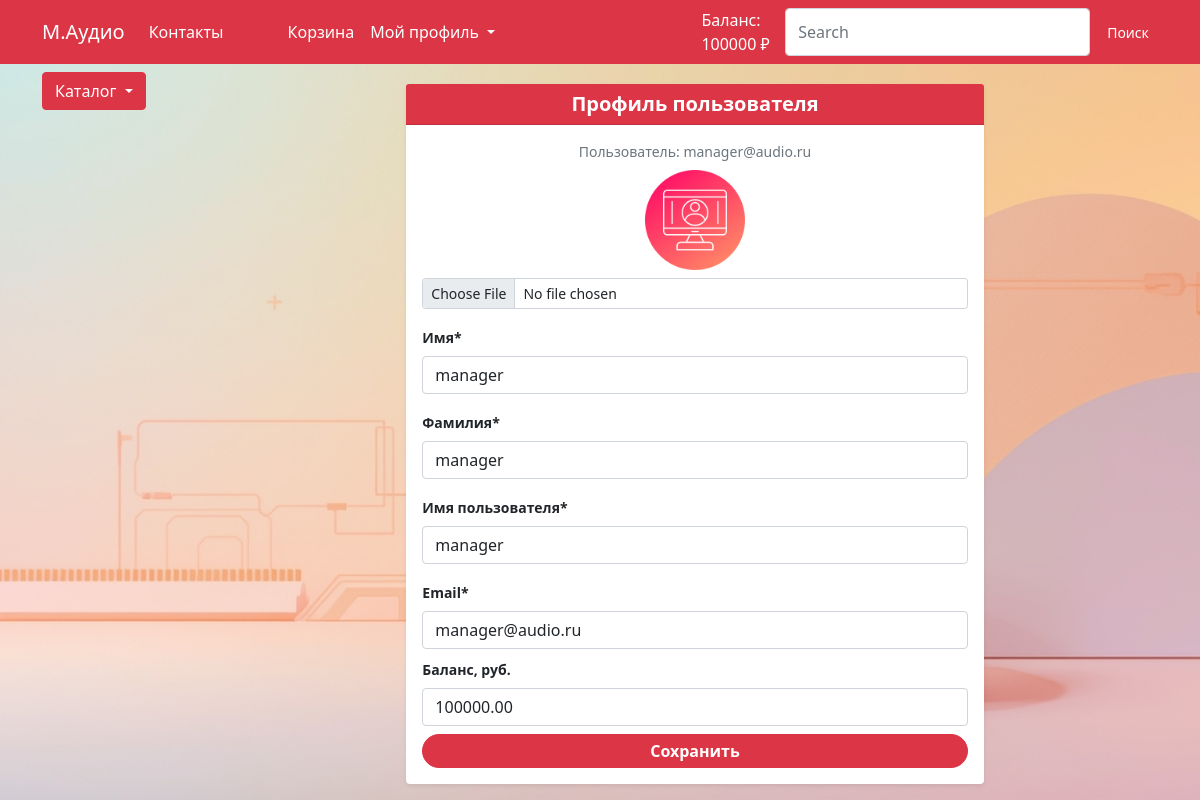
/user/profile/ (signed in), run on the app's committed database.
### users_app/models.py (models this page shows, shortened)
class CustomUser(AbstractUser):
    first_name = models.CharField(max_length=30, blank=True, verbose_name="Имя")
    last_name = models.CharField(max_length=30, blank=True, verbose_name="Фамилия")
    username = models.CharField(
        max_length=100,
        unique=False,
        blank=True,
        null=True,
        verbose_name="Имя пользователя",
    )
    email = models.EmailField(unique=True, verbose_name="Электронная почта")
    date_of_birth = models.DateField(
        blank=True, null=True, verbose_name="Дата рождения"
    )
    avatar = models.ImageField(
        upload_to="avatars/", blank=True, null=True, verbose_name="Аватар"
    )
    balance = models.DecimalField(
        max_digits=10, decimal_places=2, default=100000, verbose_name="Баланс"
    )
    USERNAME_FIELD = "email"
    REQUIRED_FIELDS = []
    objects = CustomUserManager()

### users_app/views.py (the view)
# urls.py: path("profile/", CustomProfileView.as_view(), name="profile"),
@method_decorator(login_required, name="dispatch")
class CustomProfileView(UpdateView):
    model = CustomUser
    form_class = CustomUserChangeForm
    template_name = "users_app/profile.html"
    success_url = "/user/profile/"
    title = "Профиль"
    def get_object(self, queryset=None):
        return self.request.user
    def get_context_data(self, **kwargs):
        context = super().get_context_data(**kwargs)
        context["title"] = self.title
        return context

### users_app/forms.py
class CustomUserChangeForm(forms.ModelForm):
    class Meta:
        model = CustomUser
        fields = ("first_name", "last_name", "username", "email", "avatar", "balance")
        widgets = {
            "first_name": forms.TextInput(attrs={"class": "form-control"}),
            "last_name": forms.TextInput(attrs={"class": "form-control"}),
            "username": forms.TextInput(attrs={"class": "form-control"}),
            "email": forms.EmailInput(attrs={"class": "form-control"}),
            "avatar": forms.ClearableFileInput(attrs={"class": "form-control"}),
            "balance": forms.NumberInput(
                attrs={
                    "class": "form-control",
                    "min": "0",
                    "step": "0.01",
                    "placeholder": "0.00",
                }
            ),
        }

### goods_app/templatetags/goods_app_tags.py (called while the page is built)
@register.simple_tag()
def categories_tag():
    return Categories.objects.all()

### users_app/templates/users_app/profile.html (shortened to what this page needs)
{% extends "shop_app/base.html" %}
{% load static %}
{% block content %}
<div class="container mt-3">
    <div class="row justify-content-center">
        <div class="col-lg-8 col-md-10">
            <div class="card border-0 shadow-sm rounded-2">
                <div class="card-header bg-danger text-white text-center py-2">
                    <h5 class="mb-0 fw-bold">Профиль пользователя</h5>
                </div>
                <div class="card-body p-3">
                    <form method="post" enctype="multipart/form-data">
                        <p class="text-center text-muted small mb-2">Пользователь: {{ user.email }}</p>
                        <div class="text-center mb-3">
                            {% if user.avatar %}
                            <img src="{{ user.avatar.url }}" class="rounded  mb-2 d-block mx-auto" style="width: 100px; height: 100px; object-fit: cover;">
                            {% else %}
                            <img src="{% static 'deps/images/not_image.png' %}" class="rounded  mb-2 d-block mx-auto" style="width: 100px; height: 100px; object-fit: cover;">
                            {% endif %}
                            <input type="file" class="form-control form-control-sm" id="avatar" name="avatar" accept="image/*">
                        </div>
                        <div class="row g-2">
                            <div class="col-12 mb-2">
                                <label class="form-label fw-bold small">Имя*</label>
                                {{ form.first_name }}
                            </div>
                            <div class="col-12 mb-2">
                                <label class="form-label fw-bold small">Фамилия*</label>
                                {{ form.last_name }}
                            </div>
                            <div class="col-12 mb-2">
                                <label class="form-label fw-bold small">Имя пользователя*</label>
                                {{ form.username }}
                            </div>
                            <div class="col-12">
                                <label class="form-label fw-bold small">Email*</label>
                                {{ form.email }}
                            </div>
                            <div class="col-12">
                                <label class="form-label fw-bold small">Баланс, руб.</label>
                                {{ form.balance }}
                            </div>
                        </div>
                        <button type="submit" class="btn btn-danger w-100 mt-2 py-1 fw-bold rounded-pill small">
                            Сохранить
                        </button>
                    </form>
                </div>
            </div>
        </div>
    </div>
</div>
{% endblock %}

### shop_app/templates/shop_app/base.html (shortened to what this page needs)
{% load static%}
{% load goods_app_tags%}
<!DOCTYPE html>
<html lang="en">
<head>
    <link href="https://cdn.jsdelivr.net/npm/bootstrap@5.0.2/dist/css/bootstrap.min.css" rel="stylesheet">
    <link rel="stylesheet" href="{% static 'deps/css/my_css.css' %}">
</head>
<body>
    <header>
        <nav class="navbar navbar-expand-lg navbar-dark bg-danger" data-bs-theme="danger">
            <div class="container">
                <a class="navbar-brand" href="{% url 'shop_app:index' %}">М.Аудио</a>
                <div class="collapse navbar-collapse" id="navbarSupportedContent">
                    <ul class="navbar-nav me-auto mb-2 mb-lg-0">
                        <li class="nav-item me-5">
                            <a class="nav-link  text-white" href="{% url 'shop_app:about' %}">Контакты</a>
                        </li>
                        <li class="nav-item">
                            <a class="nav-link  text-white" href="{% url 'basket:detail_basket' %}">Корзина</a>
                        </li>
                        {% if user.is_authenticated %}
                        <li class="nav-item dropdown ">
                            <a class="nav-link dropdown-toggle text-white" href="#" role="button"
                                data-bs-toggle="dropdown" aria-expanded="false">
                                Мой профиль
                            </a>
                        </li>
                    {% endif %}
                    </ul>
                    <form class="d-flex" role="search" action="{% url 'catalog:search' %}" method="get">
                        {% if user.is_authenticated %}
                            <span class="ms-2 text-white balance-text">
                                Баланс: {{ user.balance|floatformat:0 }} ₽
                            </span>
                        {% endif %}
                        <input class="form-control me-2" type="search" name="query" placeholder="Search" aria-label="Search">
                        <button class="btn btn-sm btn-danger" type="submit">Поиск</button>
                    </form>
                </div>
            </div>
        </nav>
    </header>
    <section>
        <div class="container">
            <div class="row mt-1 position-fixed z-3">
                <div class="dropdown mb-2">
                    <button class="btn btn-secondary dropdown-toggle btn-danger" type="button" data-bs-toggle="dropdown"
                        aria-expanded="false">
                        Каталог
                    </button>
                        {% categories_tag as categories %}
                </div>
            </div>
        </div>
        <div class="container">
            <div class="row mt-1">
                <div class="col-lg-2">
                </div>
                <div class="col-lg-10">
                    {% block content %}
                    {% endblock %}
                </div>
            </div>
        </div>
    </section>
</body>
</html>

### static/deps/css/my_css.css (style rules this page uses)
body { background-image: url("../images/background.jpg"); background-repeat: no-repeat; background-attachment: fixed; background-position: center center; background-size: cover; height: 100%; }

### data on the page
CustomUser: balance "100000", email "manager@audio.ru", avatar (picture), first_name "manager", last_name "manager", username "manager", balance "100000.00"
